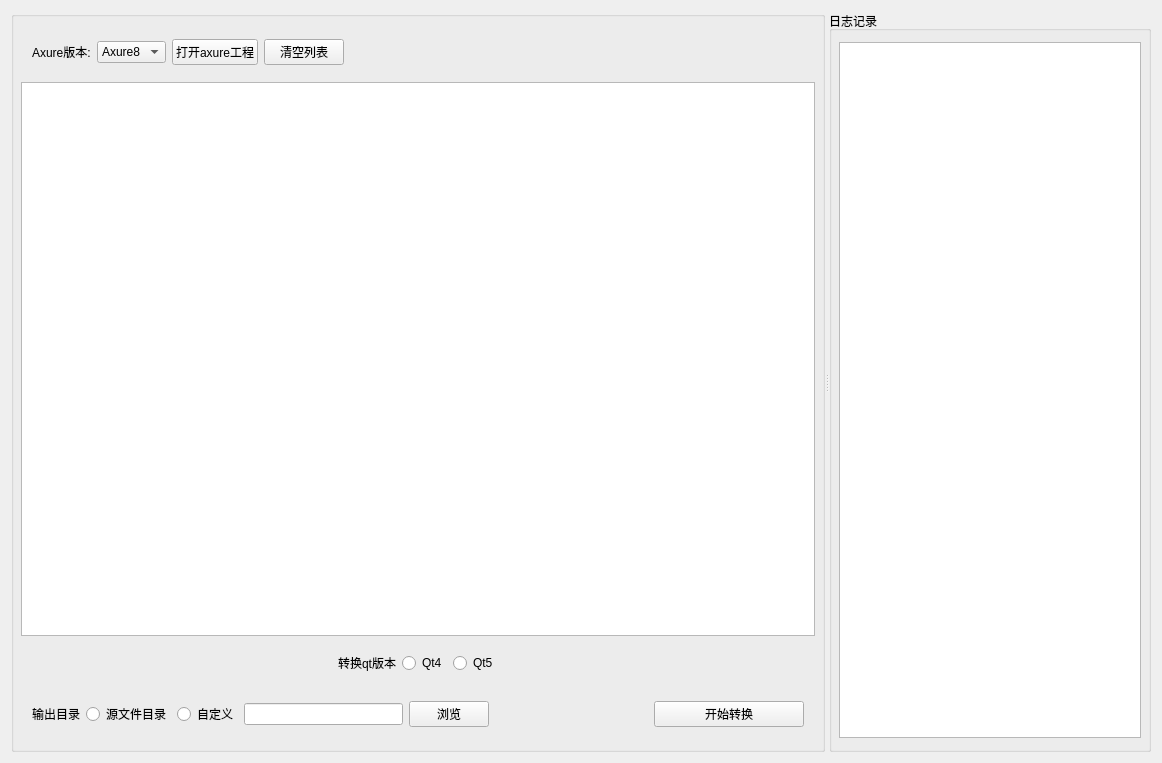
<?xml version="1.0" encoding="UTF-8"?>
<ui version="4.0">
 <class>ClientOperate</class>
 <widget class="QWidget" name="ClientOperate">
  <property name="geometry">
   <rect>
    <x>0</x>
    <y>0</y>
    <width>1162</width>
    <height>763</height>
   </rect>
  </property>
  <property name="windowTitle">
   <string>ClientOperate</string>
  </property>
  <layout class="QGridLayout" name="gridLayout_6">
   <item row="0" column="0">
    <widget class="QSplitter" name="splitter">
     <property name="orientation">
      <enum>Qt::Horizontal</enum>
     </property>
     <widget class="QGroupBox" name="groupBox_2">
      <property name="title">
       <string/>
      </property>
      <layout class="QGridLayout" name="gridLayout_3">
       <property name="leftMargin">
        <number>7</number>
       </property>
       <property name="rightMargin">
        <number>7</number>
       </property>
       <item row="0" column="0">
        <widget class="QWidget" name="widget" native="true">
         <layout class="QGridLayout" name="gridLayout">
          <item row="0" column="0">
           <widget class="QLabel" name="AxureVerisionLab">
            <property name="maximumSize">
             <size>
              <width>80</width>
              <height>16777215</height>
             </size>
            </property>
            <property name="styleSheet">
             <string notr="true">font: 75 12pt &quot;Agency FB&quot;;</string>
            </property>
            <property name="text">
             <string>Axure版本:</string>
            </property>
           </widget>
          </item>
          <item row="0" column="1">
           <widget class="QComboBox" name="AxureVerisionCbox">
            <property name="styleSheet">
             <string notr="true">font: 75 12pt &quot;Agency FB&quot;;</string>
            </property>
            <item>
             <property name="text">
              <string>Axure8</string>
             </property>
            </item>
            <item>
             <property name="text">
              <string>Axure9</string>
             </property>
            </item>
           </widget>
          </item>
          <item row="0" column="2">
           <widget class="QPushButton" name="openAxPrjBtn">
            <property name="styleSheet">
             <string notr="true">font: 75 12pt &quot;Agency FB&quot;;</string>
            </property>
            <property name="text">
             <string>打开axure工程</string>
            </property>
           </widget>
          </item>
          <item row="0" column="3">
           <widget class="QPushButton" name="deletListBtn">
            <property name="styleSheet">
             <string notr="true">font: 75 12pt &quot;Agency FB&quot;;</string>
            </property>
            <property name="text">
             <string>清空列表</string>
            </property>
           </widget>
          </item>
          <item row="0" column="4">
           <spacer name="horizontalSpacer">
            <property name="orientation">
             <enum>Qt::Horizontal</enum>
            </property>
            <property name="sizeHint" stdset="0">
             <size>
              <width>40</width>
              <height>20</height>
             </size>
            </property>
           </spacer>
          </item>
         </layout>
        </widget>
       </item>
       <item row="1" column="0">
        <widget class="QTableView" name="tableView"/>
       </item>
       <item row="2" column="0">
        <widget class="QWidget" name="widget_3" native="true">
         <layout class="QGridLayout" name="gridLayout_2">
          <item row="0" column="0">
           <spacer name="horizontalSpacer_2">
            <property name="orientation">
             <enum>Qt::Horizontal</enum>
            </property>
            <property name="sizeHint" stdset="0">
             <size>
              <width>259</width>
              <height>18</height>
             </size>
            </property>
           </spacer>
          </item>
          <item row="0" column="2">
           <widget class="QRadioButton" name="Qt4RadioBtn">
            <property name="styleSheet">
             <string notr="true">font: 75 12pt &quot;Agency FB&quot;;</string>
            </property>
            <property name="text">
             <string>Qt4</string>
            </property>
           </widget>
          </item>
          <item row="0" column="1">
           <widget class="QLabel" name="qtLab">
            <property name="styleSheet">
             <string notr="true">font: 75 12pt &quot;Agency FB&quot;;</string>
            </property>
            <property name="text">
             <string>转换qt版本</string>
            </property>
           </widget>
          </item>
          <item row="0" column="3">
           <widget class="QRadioButton" name="Qt5RadioBtn">
            <property name="styleSheet">
             <string notr="true">font: 75 12pt &quot;Agency FB&quot;;</string>
            </property>
            <property name="text">
             <string>Qt5</string>
            </property>
           </widget>
          </item>
          <item row="0" column="4">
           <spacer name="horizontalSpacer_3">
            <property name="orientation">
             <enum>Qt::Horizontal</enum>
            </property>
            <property name="sizeHint" stdset="0">
             <size>
              <width>40</width>
              <height>20</height>
             </size>
            </property>
           </spacer>
          </item>
         </layout>
        </widget>
       </item>
       <item row="3" column="0">
        <widget class="QWidget" name="widget_5" native="true">
         <layout class="QGridLayout" name="gridLayout_4">
          <item row="0" column="0">
           <widget class="QLabel" name="putoutDirLab">
            <property name="styleSheet">
             <string notr="true">font: 75 12pt &quot;Agency FB&quot;;</string>
            </property>
            <property name="text">
             <string>输出目录</string>
            </property>
           </widget>
          </item>
          <item row="0" column="1">
           <widget class="QRadioButton" name="soureseDirRadioBtn">
            <property name="styleSheet">
             <string notr="true">font: 75 12pt &quot;Agency FB&quot;;</string>
            </property>
            <property name="text">
             <string>源文件目录</string>
            </property>
           </widget>
          </item>
          <item row="0" column="2">
           <widget class="QRadioButton" name="createOutDirRadioBtn">
            <property name="styleSheet">
             <string notr="true">font: 75 12pt &quot;Agency FB&quot;;</string>
            </property>
            <property name="text">
             <string>自定义</string>
            </property>
           </widget>
          </item>
          <item row="0" column="3">
           <widget class="QLineEdit" name="createOutDirLedit">
            <property name="styleSheet">
             <string notr="true">font: 75 12pt &quot;Agency FB&quot;;</string>
            </property>
           </widget>
          </item>
          <item row="0" column="4">
           <widget class="QPushButton" name="selectDirBtn">
            <property name="styleSheet">
             <string notr="true">font: 75 12pt &quot;Agency FB&quot;;</string>
            </property>
            <property name="text">
             <string>浏览</string>
            </property>
           </widget>
          </item>
          <item row="0" column="5">
           <spacer name="horizontalSpacer_4">
            <property name="orientation">
             <enum>Qt::Horizontal</enum>
            </property>
            <property name="sizeHint" stdset="0">
             <size>
              <width>94</width>
              <height>20</height>
             </size>
            </property>
           </spacer>
          </item>
          <item row="0" column="6">
           <widget class="QPushButton" name="startChangeBtn">
            <property name="minimumSize">
             <size>
              <width>150</width>
              <height>0</height>
             </size>
            </property>
            <property name="styleSheet">
             <string notr="true">font: 75 12pt &quot;Agency FB&quot;;</string>
            </property>
            <property name="text">
             <string>开始转换</string>
            </property>
           </widget>
          </item>
         </layout>
        </widget>
       </item>
      </layout>
     </widget>
     <widget class="QGroupBox" name="groupBox">
      <property name="styleSheet">
       <string notr="true">font: 75 12pt &quot;Agency FB&quot;;</string>
      </property>
      <property name="title">
       <string>日志记录</string>
      </property>
      <layout class="QGridLayout" name="gridLayout_7">
       <property name="leftMargin">
        <number>7</number>
       </property>
       <property name="rightMargin">
        <number>7</number>
       </property>
       <property name="horizontalSpacing">
        <number>7</number>
       </property>
       <item row="0" column="0">
        <widget class="QPlainTextEdit" name="plainTextEdit"/>
       </item>
      </layout>
     </widget>
    </widget>
   </item>
  </layout>
 </widget>
 <layoutdefault spacing="6" margin="11"/>
 <resources/>
 <connections/>
</ui>
